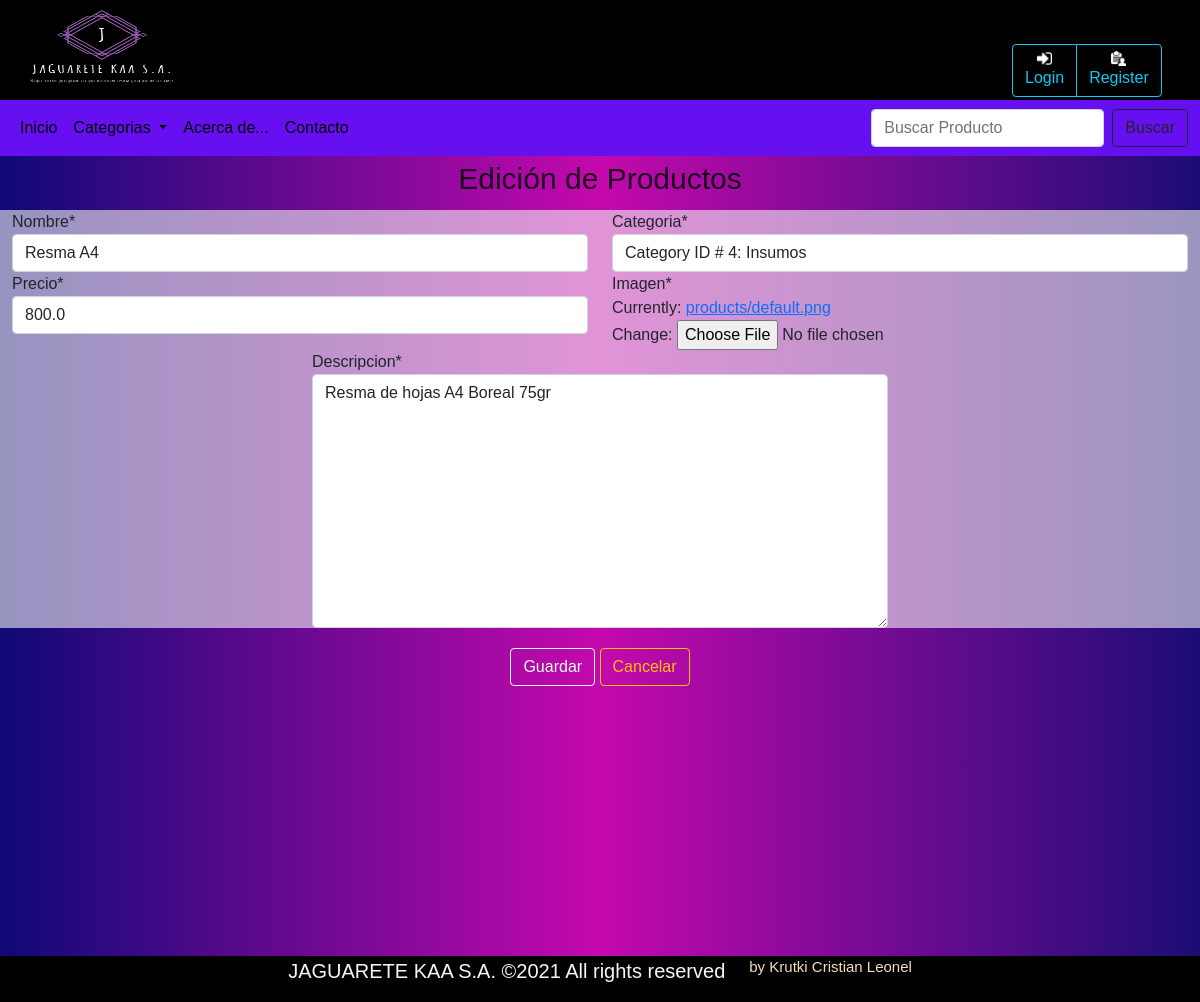
Before: /JAGWEB/producto/editar/7 with the older database file.
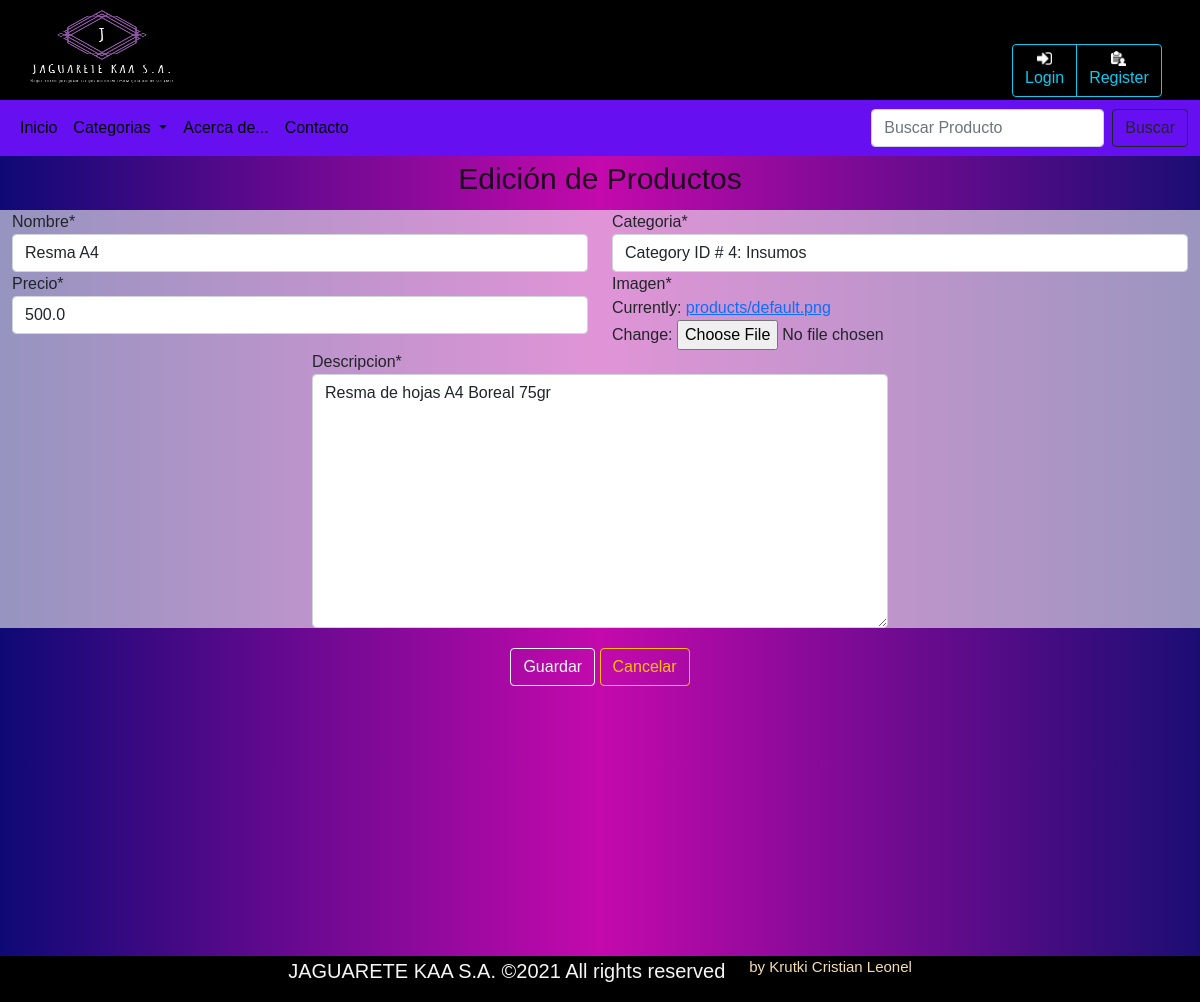
After: the same page with the newer database file.
### JAGWEB/models.py (models this page shows, shortened)
class Producto (models.Model):
    nombre = models.CharField(max_length=180) #nombre del producto 180 caracteres max
    descripcion = models.TextField() #descripcion breve del producto 250 caracteres
    categoria = models.ForeignKey(Categoria,on_delete=models.CASCADE,related_name="categ") #categoria referenciada
    precio=models.FloatField() #precio del producto en float
    imagen= models.ImageField(upload_to='products/', default='products/default.png')   #imagen del producto

### JAGWEB/views.py (the view)
# urls.py: path('producto/editar/<int:pk>',views.ActualizarProducto.as_view(),name="edit_produc"),
class ActualizarProducto (UpdateView):
    model=Producto
    template_name = 'producto/product_edit.html'
    form_class=AddProducto
    success_url = reverse_lazy('prod_list')

### JAGWEB/forms.py
class AddProducto(forms.ModelForm):
    class Meta:
        model = Producto
        fields = ('nombre','descripcion','categoria','precio','imagen')

### JAGWEB/context_processors.py (called while the page is built)
def cat_menu(request):
    categorias = Categoria.objects.all()
    return{
        'list_category': categorias
    }

### JAGWEB/models.py (called while the page is built)
    def __str__(self):
        return f"Category ID # {self.id}: {self.nombre}"

### JAGWEB/templates/producto/product_edit.html (shortened to what this page needs)
{% extends "layout.html" %} {% load static %} {% load crispy_forms_tags %} {% block body %}
<h1>Edici&oacute;n de Productos</h1>
<form method="POST" enctype="multipart/form-data">
    <div class="row rform justify-content-center">
        <div class="col-12 col-md-6">
            {{ form.nombre|as_crispy_field }}
        </div>
        <div class="col-12 col-md-6">
            {{ form.categoria|as_crispy_field }}
        </div>
        <div class="col-12 col-md-6">
            {{ form.precio|as_crispy_field }}
        </div>
        <div class="col-12 col-md-6">
            {{ form.imagen|as_crispy_field }}
        </div>
        <div class="col-12 col-md-6 align-self-center">
            {{ form.descripcion|as_crispy_field }}
        </div>
    </div>
    <div class="span" style="padding: 20px; text-align: center;">
        <button type="submit" class="btn btn-outline-light">Guardar</button>
        <a href="{% url 'index' %}" class="btn btn-outline-warning">Cancelar</a>
    </div>
</form>
{% endblock %}

Changed rows visible on the page:
changed Producto "Resma A4": precio "800.0" → "500.0"
